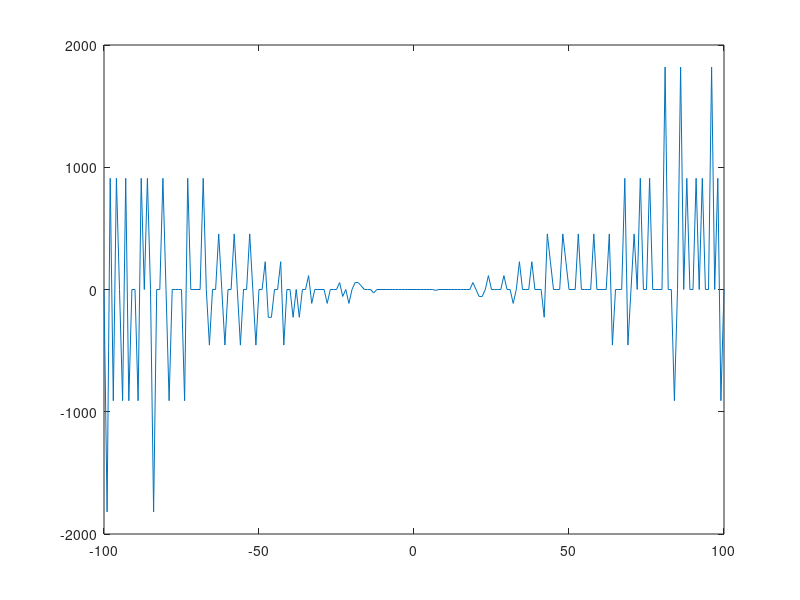

This figure's MATLAB source:
% nazwa m-pliku: przyklad_8.m
%
% To jest kolejny przykladowy plik
%
% P. Korohoda; 02/03/2021

clc; 
clear; 
close all;

a =-100:100; 
b = 10:-0.1: -10;
c1 = (a+b).^2;
c2 = a.^2 + 2*a.*b + b.^2;

err = (c1-c2);

%%
figure(1);
    plot(a, err*10^15)
% KONIEC